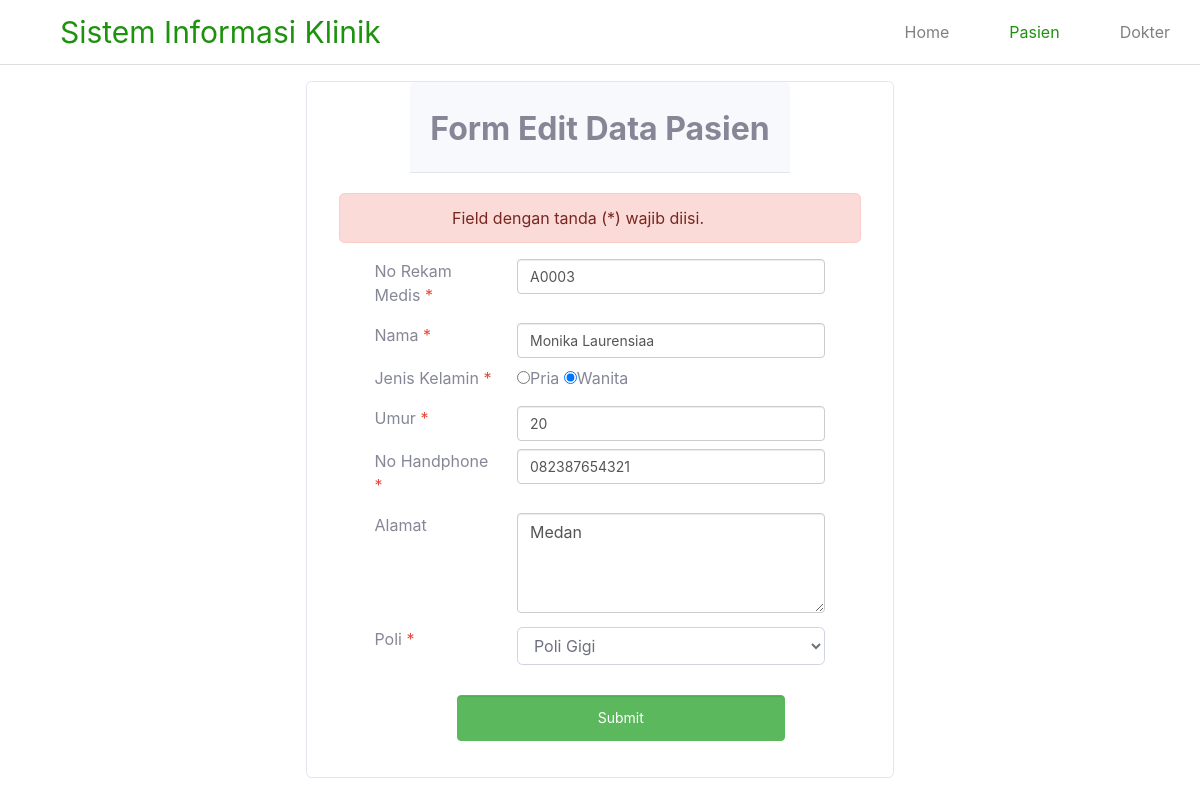
Page /ubah.php?id=3 on the committed database.
### tables this page shows
CREATE TABLE `pasien` (
  `id` int(11) NOT NULL,
  `no_rk` varchar(5) NOT NULL,
  `name` varchar(100) DEFAULT NULL,
  `gender` varchar(10) DEFAULT NULL,
  `age` int(3) DEFAULT NULL,
  `no_hp` varchar(14) DEFAULT NULL,
  `address` text DEFAULT NULL,
  `poli` varchar(20) DEFAULT NULL
);

### functions.php (called while the page is built, shortened)
<?php
include "connection.php";
function query($query){
    global $conn;
    $result = mysqli_query($conn , $query);
    $rows = [];
    while( $row = mysqli_fetch_assoc($result)){
        $rows[] = $row;
    }
    return $rows;
}

### ubah.php (the view, shortened to what this page needs)
<?php
require "functions.php";
$id = $_GET["id"];
$psn = query("SELECT * FROM pasien WHERE id = $id")[0];
?>
<!DOCTYPE html>
<html>
<head>
  <link rel="stylesheet" type="text/css" href="stylesheet.css">
</head>
<body>
  <div class="header">
    <div class="header-left">Sistem Informasi Klinik</div>
    <div class="header-right">
      <ul>
        <li>Home</li>
        <li class="selected">Pasien</li>
        <li>Dokter</li>
      </ul>
    </div>
  </div>
    <section class="content">
      <div class="row justify-content-center">
        <div class="col-6">
        <div class="panel panel-info">
                  <div class="card mt-3">
                    <div class="card-header m-auto">
                      <h2 class="card-title mt-3"><b>Form Edit Data Pasien</b></h2>
                    </div>
                    <div class="card-body">
                      <div class= "col-sm-12 text-center">
      <div class="alert alert-danger alert-dismissible fade show -content-center align-content-center" role="alert">
       Field dengan tanda (*) wajib diisi.</div>
      </div>
      <form method="post" action="">
        <div class="form-group">
          <div class="row mt-2">
          <div class="col-sm-1"></div>
          <div class="col-sm-3"><label for = "no_rk">No Rekam Medis <span class="text-danger">*</span></label></div>
          <div class="col-sm-7"><input type="text" name="no_rk" class="form-control" id = "no_rk" required value="<?= $psn["no_rk"] ?>">
          </div>
        </div>
        <div class="form-group">
          <div class="row mt-2">
          <div class="col-sm-1"></div>
          <div class="col-sm-3"><label for = "name">Nama <span class="text-danger">*</span></label></div>
          <div class="col-sm-7"><input type="text" name="name" class="form-control" id = "name" required value="<?= $psn["name"] ?>">
          </div>
        </div>
        <div class="form-group">
          <div class="row mt-2">
          <div class="col-sm-1"></div>
          <div class="col-sm-3"><label for = "gender">Jenis Kelamin <span class="text-danger">*</span></label></div>
          <div class="col-sm-7">
          <input type="radio" id="pria" name="gender"<?php if($psn['gender']=="pria") echo "checked"?>  id="pria" value="pria"><label for="pria">Pria</label>
          <input type="radio" id="wanita" name="gender" <?php if($psn['gender']=="wanita") echo "checked"?>  id="wanita" value="wanita"><label for="wanita">Wanita</label>
          </div>
        </div>
        <div class="form-group">
          <div class="row mt-2">
          <div class="col-sm-1"></div>
          <div class="col-sm-3"><label for = "age">Umur <span class="text-danger">*</span></label></div>
          <div class="col-sm-7"><input type="text" name="age" class="form-control" id = "age" required value="<?= $psn["age"] ?>">
          </div>
        </div>
        <div class="form-group">
          <div class="row mt-2">
          <div class="col-sm-1"></div>
          <div class="col-sm-3"><label for = "no_hp">No Handphone <span class="text-danger">*</span></label></div>
          <div class="col-sm-7"><input type="text" name="no_hp" class="form-control" id = "no_hp" required value="<?= $psn["no_hp"] ?>">
          </div>
        </div>
        <div class="form-group">
          <div class="row mt-2">
          <div class="col-sm-1"></div>
          <div class="col-sm-3"><label for = "address">Alamat </label></div>
          <div class="col-sm-7"><textarea name="body" id="address"><?= $psn["address"] ?></textarea>
          </div>
        </div>
          <div class="form-group">
          <div class="row mt-2">
          <div class="col-sm-1"></div>
          <div class="col-sm-3"><label for = "poli">Poli <span class="text-danger">*</span></label></div>
        <div class="col-sm-7"><select class="form-control" id="poli" name="poli">
            <?php if ($psn['poli']=="Poli Gigi"): ?>
            <option value="Poli Gigi" selected>Poli Gigi</option>
            <?php endif;?>
        </select>
            </div>
            </div>
        <input type="submit" value="Submit" name="submit">
      </form>
    </div>
  </div>
</body>
</html>

### rows in the picture
pasien: no_rk "A0003", name "Monika Laurensiaa", gender "☐ Pria", gender "☑ Wanita", age "20", no_hp "082387654321", body "Medan", poli "Poli Gigi"
